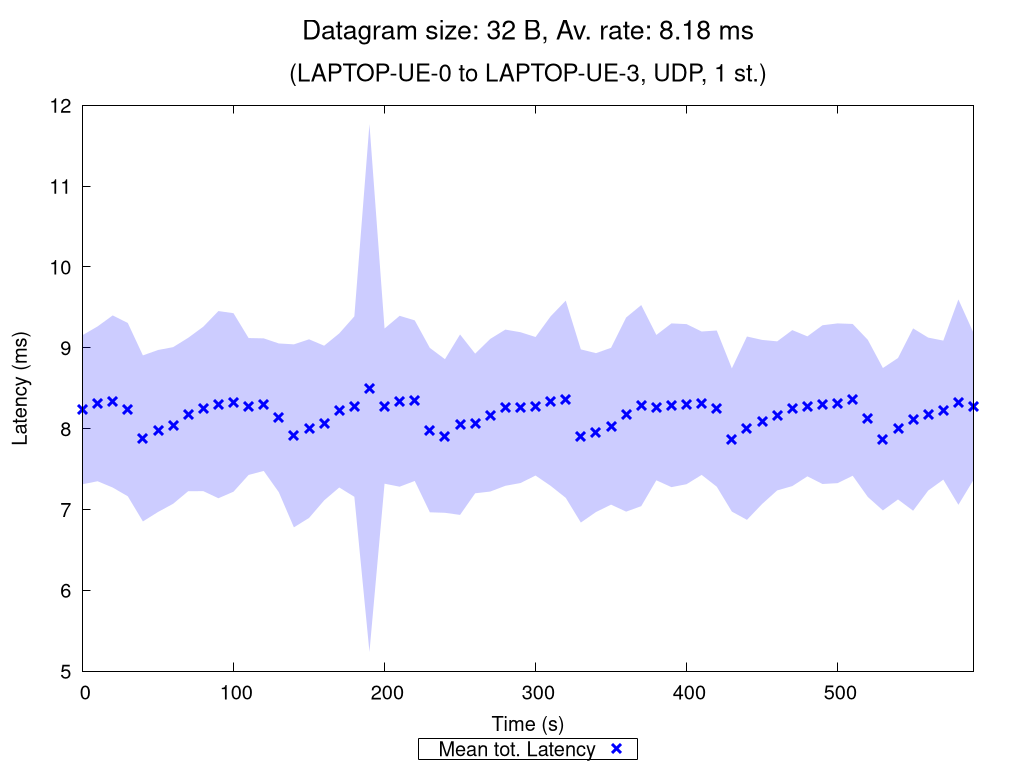

Recreate this plot in gnuplot.
set terminal pngcairo nocrop enhanced size 1024,768 font "Verdana,15"
set output "UDP_1_st_2020_10_12_02-40-30_one2two_00032B.png"

set title "{/=20 Datagram size: 32 B, Av. rate: 8.18 ms}\n\n{/=18 (LAPTOP-UE-0 to LAPTOP-UE-3, UDP, 1 st.)}"

set xlabel "Time (s)"
set ylabel "Latency (ms)"
set ytics nomirror
set key bmargin center horizontal box samplen 1 width -1
set bmargin 4.6
set rmargin 4.5

rf = 1.0  # rate factor
set style fill transparent solid 0.2 noborder
set autoscale xfix
plot "UDP_1_st_2020_10_12_02-40-30_one2two_00032B_iperf_processed.dat" using 1:($2/rf-$3/rf):($2/rf+$3/rf) with filledcurves lc rgb "blue" notitle, \
     "" using 1:($2/rf) with points pt 2 ps 1.5 lw 3 lc rgb "blue" title "Mean tot. Latency", \
